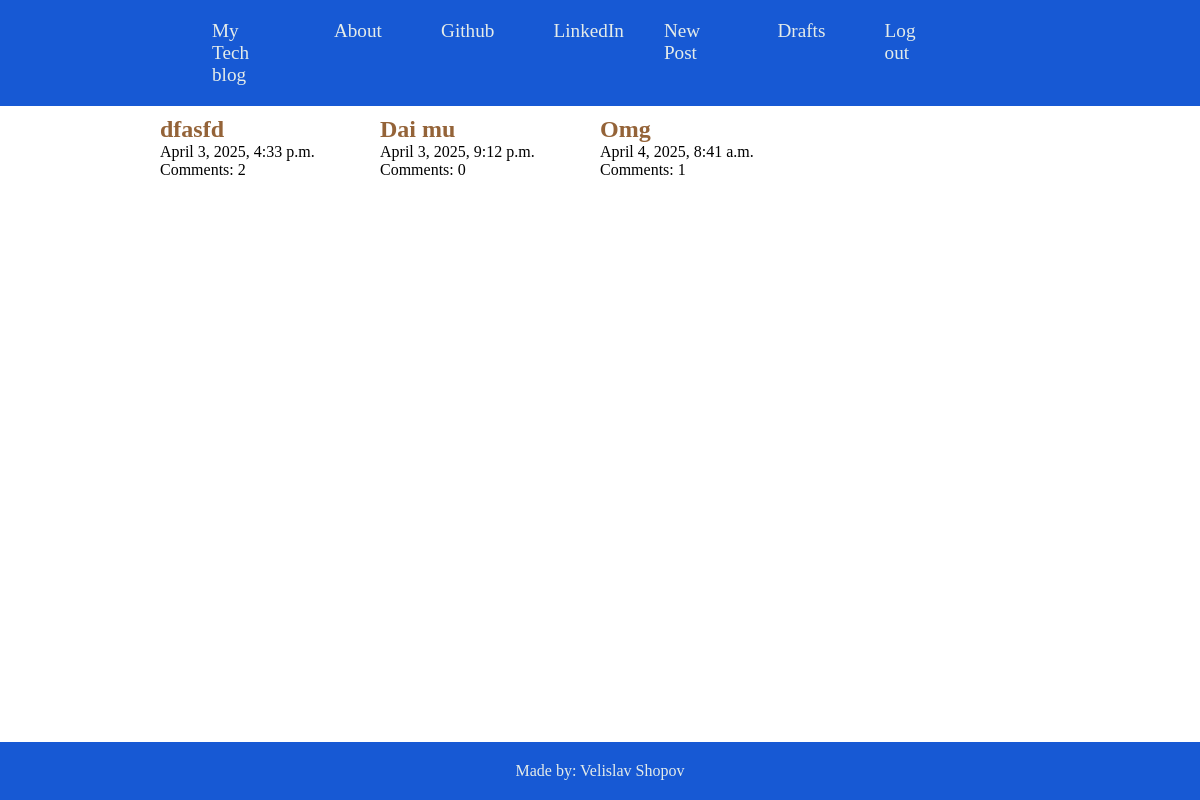
Screenshot of / (signed in) with the database file from the repository.
### main_app/models.py (models this page shows)
class Post(models.Model):
    author = models.ForeignKey(User, on_delete=models.CASCADE)
    title = models.CharField(max_length=100)
    content = models.TextField()
    date_posted = models.DateTimeField(auto_now_add=True)
    is_published = models.BooleanField(default=False)

### main_app/views.py (the view)
# urls.py: path('', views.HomePageView.as_view(), name='index'),
class HomePageView(View):
    template_name = 'main_app/index.html'
    def get(self, request):
        context = dict()
        context['posts'] = Post.objects.filter(is_published=True)
        context['user'] = request.user
        return render(request,self.template_name, context)

### templates/main_app/index.html (shortened to what this page needs)
{% extends 'main_app/base.html' %}
{% load static %}
{% block extra_css %}
    <link rel="stylesheet" href="{% static 'css/index_styles.css' %}">
{% endblock %}
{% block main %}
    <section>
        {% for post in posts %}
            <div class="post_container">
                <h1><a href="{% url 'main_app:post_detail' pk=post.pk%}">{{ post.title }}</a></h1>
                <p>{{ post.date_posted }}</p>
                <p>Comments: {{ post.comments.count }}</p>
            </div>
        {% endfor %}
    </section>
{% endblock %}

### static/css/base_styles.css (style rules this page uses)
* { margin:0; padding:0; }

### static/css/index_styles.css (style rules this page uses)
section { display: grid; grid-template-columns: 1fr 1fr 1fr 1fr; padding: 10px 0; }
.post_container h1 a { text-decoration: none; color: #946338 }

### rows the page displays
Post: title "dfasfd", date_posted "April 3, 2025, 4:33 p.m.", comments.count "2"
Post: title "Dai mu", date_posted "April 3, 2025, 9:12 p.m.", comments.count "0"
Post: title "Omg", date_posted "April 4, 2025, 8:41 a.m.", comments.count "1"
